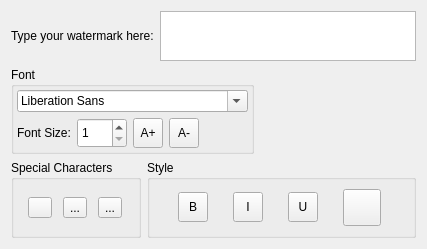
           <widget class="QWidget" name="tab_1">
            <attribute name="title">
             <string>From Text</string>
            </attribute>
            <layout class="QVBoxLayout" name="verticalLayout_3">
             <item>
              <layout class="QHBoxLayout" name="horizontalLayout_10">
               <item>
                <widget class="QLabel" name="watermarkTextLabel">
                 <property name="sizePolicy">
                  <sizepolicy hsizetype="MinimumExpanding" vsizetype="Maximum">
                   <horstretch>0</horstretch>
                   <verstretch>0</verstretch>
                  </sizepolicy>
                 </property>
                 <property name="text">
                  <string>Type your watermark here:</string>
                 </property>
                 <property name="alignment">
                  <set>Qt::AlignLeading|Qt::AlignLeft|Qt::AlignTop</set>
                 </property>
                </widget>
               </item>
               <item>
                <widget class="QPlainTextEdit" name="watermarkText">
                 <property name="sizePolicy">
                  <sizepolicy hsizetype="Expanding" vsizetype="Maximum">
                   <horstretch>0</horstretch>
                   <verstretch>0</verstretch>
                  </sizepolicy>
                 </property>
                 <property name="maximumSize">
                  <size>
                   <width>16777215</width>
                   <height>50</height>
                  </size>
                 </property>
                </widget>
               </item>
              </layout>
             </item>
             <item>
              <widget class="QGroupBox" name="fontGroupBox">
               <property name="sizePolicy">
                <sizepolicy hsizetype="Fixed" vsizetype="Minimum">
                 <horstretch>0</horstretch>
                 <verstretch>0</verstretch>
                </sizepolicy>
               </property>
               <property name="title">
                <string>Font</string>
               </property>
               <layout class="QGridLayout" name="gridLayout_4">
                <property name="leftMargin">
                 <number>3</number>
                </property>
                <property name="topMargin">
                 <number>3</number>
                </property>
                <property name="rightMargin">
                 <number>3</number>
                </property>
                <property name="bottomMargin">
                 <number>3</number>
                </property>
                <item row="0" column="0">
                 <layout class="QVBoxLayout" name="verticalLayout_4">
                  <property name="sizeConstraint">
                   <enum>QLayout::SetDefaultConstraint</enum>
                  </property>
                  <item>
                   <layout class="QHBoxLayout" name="horizontalLayout_13">
                    <item>
                     <widget class="QFontComboBox" name="fontComboBox">
                      <property name="sizePolicy">
                       <sizepolicy hsizetype="MinimumExpanding" vsizetype="Fixed">
                        <horstretch>0</horstretch>
                        <verstretch>0</verstretch>
                       </sizepolicy>
                      </property>
                     </widget>
                    </item>
                   </layout>
                  </item>
                  <item>
                   <layout class="QHBoxLayout" name="horizontalLayout_12">
                    <item>
                     <widget class="QLabel" name="label_3">
                      <property name="sizePolicy">
                       <sizepolicy hsizetype="Maximum" vsizetype="Preferred">
                        <horstretch>0</horstretch>
                        <verstretch>0</verstretch>
                       </sizepolicy>
                      </property>
                      <property name="text">
                       <string>Font Size:</string>
                      </property>
                     </widget>
                    </item>
                    <item>
                     <widget class="QSpinBox" name="fontSizePointsSpinBox">
                      <property name="sizePolicy">
                       <sizepolicy hsizetype="MinimumExpanding" vsizetype="Maximum">
                        <horstretch>0</horstretch>
                        <verstretch>0</verstretch>
                       </sizepolicy>
                      </property>
                      <property name="minimumSize">
                       <size>
                        <width>50</width>
                        <height>30</height>
                       </size>
                      </property>
                      <property name="minimum">
                       <number>1</number>
                      </property>
                      <property name="maximum">
                       <number>512</number>
                      </property>
                     </widget>
                    </item>
                    <item>
                     <widget class="QToolButton" name="increaseFontSizeButton">
                      <property name="minimumSize">
                       <size>
                        <width>30</width>
                        <height>30</height>
                       </size>
                      </property>
                      <property name="text">
                       <string>A+</string>
                      </property>
                     </widget>
                    </item>
                    <item>
                     <widget class="QToolButton" name="reduceFontSizeButton">
                      <property name="minimumSize">
                       <size>
                        <width>30</width>
                        <height>30</height>
                       </size>
                      </property>
                      <property name="text">
                       <string>A-</string>
                      </property>
                     </widget>
                    </item>
                    <item>
                     <spacer name="horizontalSpacer_6">
                      <property name="orientation">
                       <enum>Qt::Horizontal</enum>
                      </property>
                      <property name="sizeHint" stdset="0">
                       <size>
                        <width>0</width>
                        <height>0</height>
                       </size>
                      </property>
                     </spacer>
                    </item>
                   </layout>
                  </item>
                 </layout>
                </item>
               </layout>
              </widget>
             </item>
             <item>
              <layout class="QHBoxLayout" name="horizontalLayout_3">
               <item>
                <widget class="QGroupBox" name="specialCharactersGroupBox">
                 <property name="sizePolicy">
                  <sizepolicy hsizetype="Fixed" vsizetype="MinimumExpanding">
                   <horstretch>0</horstretch>
                   <verstretch>0</verstretch>
                  </sizepolicy>
                 </property>
                 <property name="title">
                  <string>Special Characters</string>
                 </property>
                 <layout class="QVBoxLayout" name="verticalLayout_10">
                  <item>
                   <layout class="QHBoxLayout" name="horizontalLayout_19">
                    <item>
                     <widget class="QToolButton" name="copyrightToolButton">
                      <property name="minimumSize">
                       <size>
                        <width>20</width>
                        <height>20</height>
                       </size>
                      </property>
                      <property name="text">
                       <string/>
                      </property>
                      <property name="icon">
                       <iconset resource="resources.qrc">
                        <normaloff>:/resources/copyright.png</normaloff>:/resources/copyright.png</iconset>
                      </property>
                     </widget>
                    </item>
                    <item>
                     <widget class="QToolButton" name="registeredToolButton">
                      <property name="minimumSize">
                       <size>
                        <width>20</width>
                        <height>20</height>
                       </size>
                      </property>
                      <property name="text">
                       <string>...</string>
                      </property>
                      <property name="icon">
                       <iconset resource="resources.qrc">
                        <normaloff>:/resources/registered.png</normaloff>:/resources/registered.png</iconset>
                      </property>
                     </widget>
                    </item>
                    <item>
                     <widget class="QToolButton" name="trademarkToolButton">
                      <property name="minimumSize">
                       <size>
                        <width>20</width>
                        <height>20</height>
                       </size>
                      </property>
                      <property name="text">
                       <string>...</string>
                      </property>
                      <property name="icon">
                       <iconset resource="resources.qrc">
                        <normaloff>:/resources/trademark.png</normaloff>:/resources/trademark.png</iconset>
                      </property>
                     </widget>
                    </item>
                   </layout>
                  </item>
                 </layout>
                </widget>
               </item>
               <item>
                <widget class="QGroupBox" name="styleGroupBox">
                 <property name="title">
                  <string>Style</string>
                 </property>
                 <layout class="QHBoxLayout" name="horizontalLayout_42">
                  <item>
                   <widget class="QToolButton" name="boldFontTypeButton">
                    <property name="minimumSize">
                     <size>
                      <width>30</width>
                      <height>30</height>
                     </size>
                    </property>
                    <property name="text">
                     <string>B</string>
                    </property>
                    <property name="icon">
                     <iconset resource="resources.qrc">
                      <normaloff>:/resources/bold.png</normaloff>:/resources/bold.png</iconset>
                    </property>
                    <property name="checkable">
                     <bool>true</bool>
                    </property>
                   </widget>
                  </item>
                  <item>
                   <widget class="QToolButton" name="italicsFontTypeButton">
                    <property name="minimumSize">
                     <size>
                      <width>30</width>
                      <height>30</height>
                     </size>
                    </property>
                    <property name="text">
                     <string>I</string>
                    </property>
                    <property name="icon">
                     <iconset resource="resources.qrc">
                      <normaloff>:/resources/oblique.png</normaloff>:/resources/oblique.png</iconset>
                    </property>
                    <property name="checkable">
                     <bool>true</bool>
                    </property>
                   </widget>
                  </item>
                  <item>
                   <widget class="QToolButton" name="underlineFontTypeButton">
                    <property name="minimumSize">
                     <size>
                      <width>30</width>
                      <height>30</height>
                     </size>
                    </property>
                    <property name="text">
                     <string>U</string>
                    </property>
                    <property name="icon">
                     <iconset resource="resources.qrc">
                      <normaloff>:/resources/underline.png</normaloff>:/resources/underline.png</iconset>
                    </property>
                    <property name="checkable">
                     <bool>true</bool>
                    </property>
                   </widget>
                  </item>
                  <item>
                   <widget class="QToolButton" name="colorPickerToolButton">
                    <property name="minimumSize">
                     <size>
                      <width>30</width>
                      <height>30</height>
                     </size>
                    </property>
                    <property name="text">
                     <string/>
                    </property>
                    <property name="icon">
                     <iconset resource="resources.qrc">
                      <normaloff>:/resources/colorpicker.png</normaloff>:/resources/colorpicker.png</iconset>
                    </property>
                    <property name="iconSize">
                     <size>
                      <width>30</width>
                      <height>30</height>
                     </size>
                    </property>
                   </widget>
                  </item>
                 </layout>
                </widget>
               </item>
              </layout>
             </item>
             <item>
              <spacer name="verticalSpacer_8">
               <property name="orientation">
                <enum>Qt::Vertical</enum>
               </property>
               <property name="sizeHint" stdset="0">
                <size>
                 <width>0</width>
                 <height>0</height>
                </size>
               </property>
              </spacer>
             </item>
            </layout>
           </widget>
